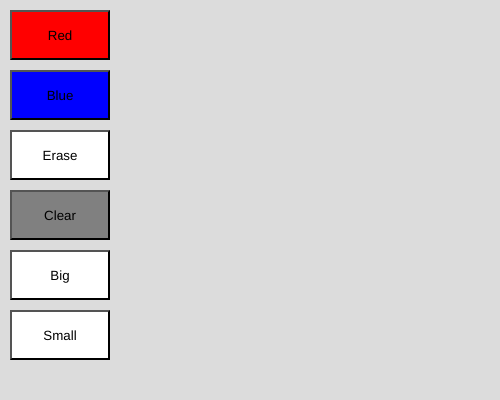
Frame 1 (no input)
Frame 60 (no input): identical to frame 1, image omitted
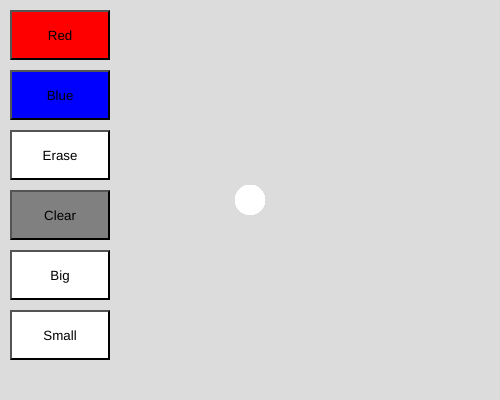
Frame 120 (the mouse pressed at the canvas centre since frame 60)

The p5.js sketch that drew these frames (run headless with seeded random() and noise() and a simulated clock; from frame 60 on, the mouse is pressed at the canvas centre):

// p5.js sketch
// ── sketch.js
var bgColor = 220;
var sizeX = 30;
var sizeY = 30;

function setup() {
  createCanvas(500, 400);
  background(bgColor);
  
  // setup button 1
  let redButton = createButton('Red')
  redButton.size(100, 50)
  redButton.position(10, 10)
  redButton.style('background: red')
  redButton.mousePressed(changeRed)
  
  // setup button 2
  let blueButton = createButton('Blue')
  blueButton.size(100, 50)
  blueButton.position(10, 70)
  blueButton.style('background: blue')
  blueButton.mousePressed(changeBlue)
  
  // clear button
  let clearButton;
  clearButton = createButton('Erase')
  clearButton.size(100, 50)
  clearButton.position(10, 130)
  clearButton.style('background: white')
  clearButton.mousePressed(changeClear)
  
  // reset button
  let resetButton = createButton('Clear')
  resetButton.size(100, 50)
  resetButton.position(10, 190)
  resetButton.style('background: gray')
  resetButton.mousePressed(changeReset)
  
  // big button
  let bigButton = createButton('Big')
  bigButton.size(100, 50)
  bigButton.position(10, 250)
  bigButton.style('background: white')
  bigButton.mousePressed(sizeBig)
  
  // small button
  let smallButton = createButton('Small')
  smallButton.size(100, 50)
  smallButton.position(10, 310)
  smallButton.style('background: white')
  smallButton.mousePressed(sizeSmall)
}

function changeRed() {
  fill("red")
}

function changeBlue() {
  fill("blue")
}

function changeClear() {
  fill(bgColor)
}

function changeReset() {
  fill(bgColor)
  background(bgColor)
}

function sizeBig() {
  sizeX = 60
  sizeY = 60
}

function sizeSmall() {
  sizeX = 10
  sizeY = 10
}

function draw() {
  noStroke()
  if (mouseIsPressed) {
    ellipse(mouseX, mouseY, sizeX, sizeY);
  }
}
  
